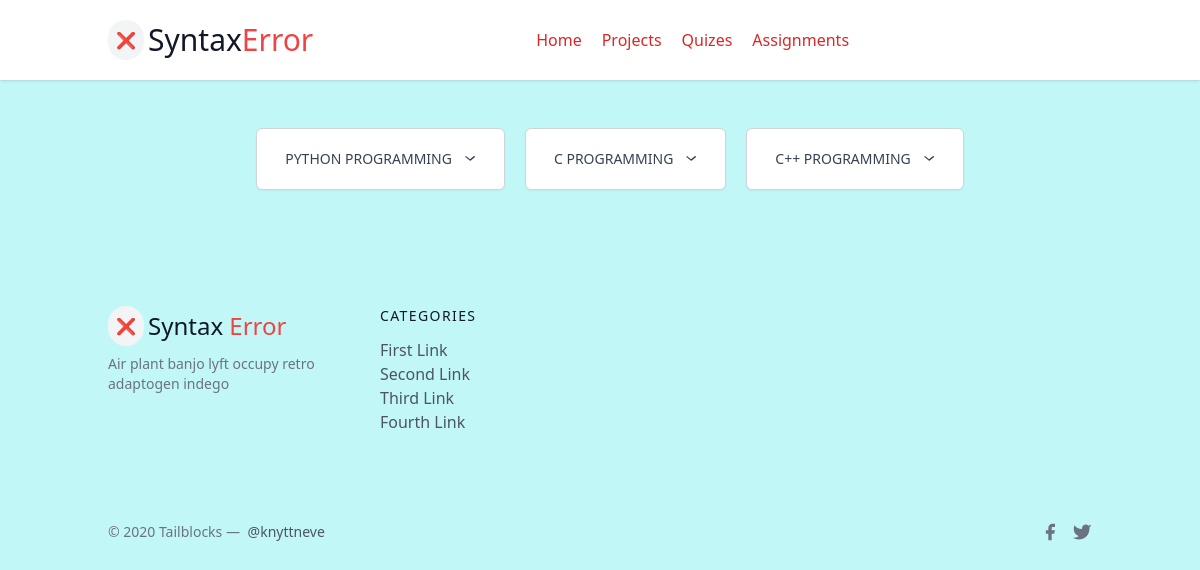
Page /all-assignment/ on the earlier database version.
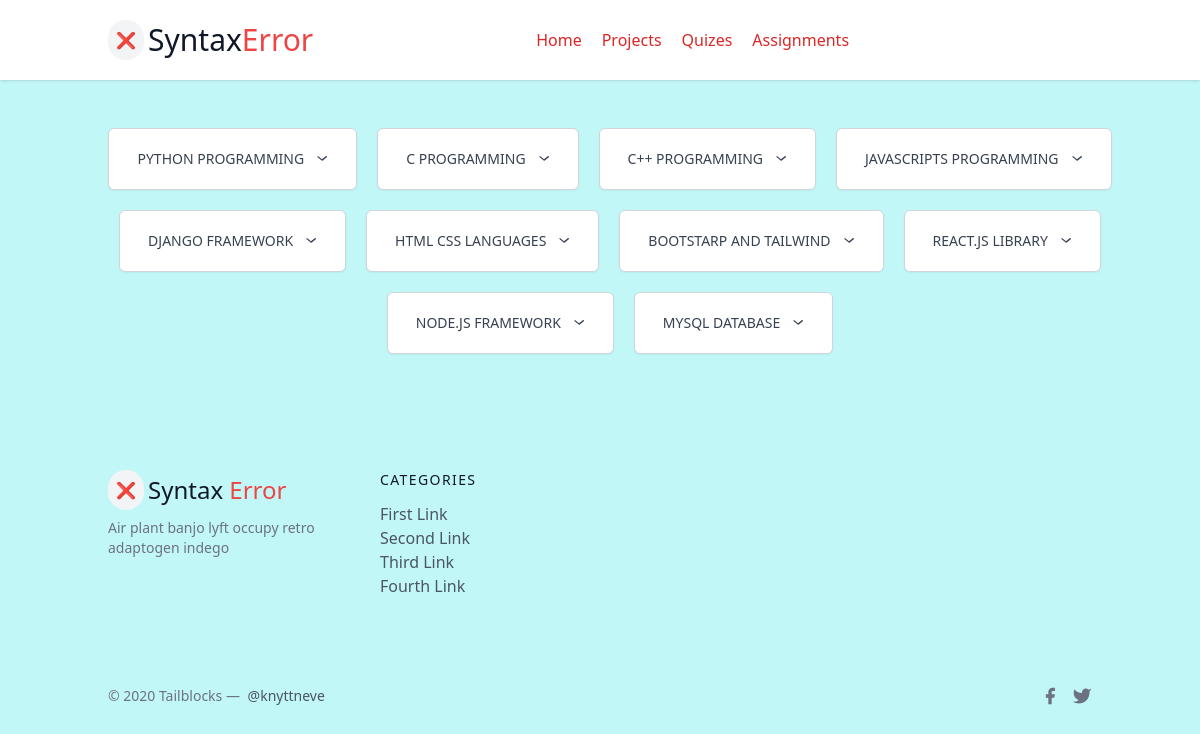
Same page on the later database version.
### all_apps/assignments/models.py (models this page shows, shortened)
class AllAssignment(models.Model):
    title = models.CharField(max_length=200)
    class Meta:
        verbose_name_plural = "All Categories"

### all_apps/assignments/views.py (the view)
# urls.py: path('all-assignment/',all_assi,name="all-assignment"),
def all_assi(request):
    as1=AllAssignment.objects.all()
    context={'as1':as1}
    return render(request,'alls.html',context)

### all_apps/assignments/templates/alls.html (shortened to what this page needs)
{% extends "base.html" %}
{% block content %}
<section>
    <div class="flex flex-wrap justify-center p-7 ">
        {% for assignment in as1 %}
        <div class="relative inline-block ml-5 mt-5 text-left">
            <div>
                <button type="button" class="inline-flex justify-center w-full rounded-md border border-gray-300 shadow-sm px-7 py-5 bg-white text-sm font-medium text-gray-700 hover:bg-gray-200 focus:outline-none focus:ring-2 focus:ring-indigo-500 focus:border-indigo-500" id="assignment-{{ assignment.id }}" aria-expanded="true" aria-haspopup="true">
                    {{ assignment.title }}
                    <svg class="-mr-1 ml-2 h-5 w-5" xmlns="http://www.w3.org/2000/svg" viewBox="0 0 20 20" fill="currentColor" aria-hidden="true">
                        <path fill-rule="evenodd" d="M5.23 7.21a.75.75 0 011.06 0L10 10.293l3.71-3.08a.75.75 0 111.06 1.06l-4 3.25a.75.75 0 01-1.06 0l-4-3.25a.75.75 0 010-1.06z" clip-rule="evenodd" />
                    </svg>
                </button>
            </div>
        </div>
        {% endfor %}
    </div>
</section>
<section>
    <div class="flex flex-wrap justify-center p-7">
    </div>
</section>
{% endblock content %}

Differences in the rows shown:
added AllAssignment: title "JAVASCRIPTS PROGRAMMING"
added AllAssignment: title "DJANGO FRAMEWORK"
added AllAssignment: title "HTML CSS LANGUAGES"
added AllAssignment: title "BOOTSTARP AND TAILWIND"
added AllAssignment: title "REACT.JS LIBRARY"
added AllAssignment: title "NODE.JS FRAMEWORK"
added AllAssignment: title "MYSQL DATABASE"
